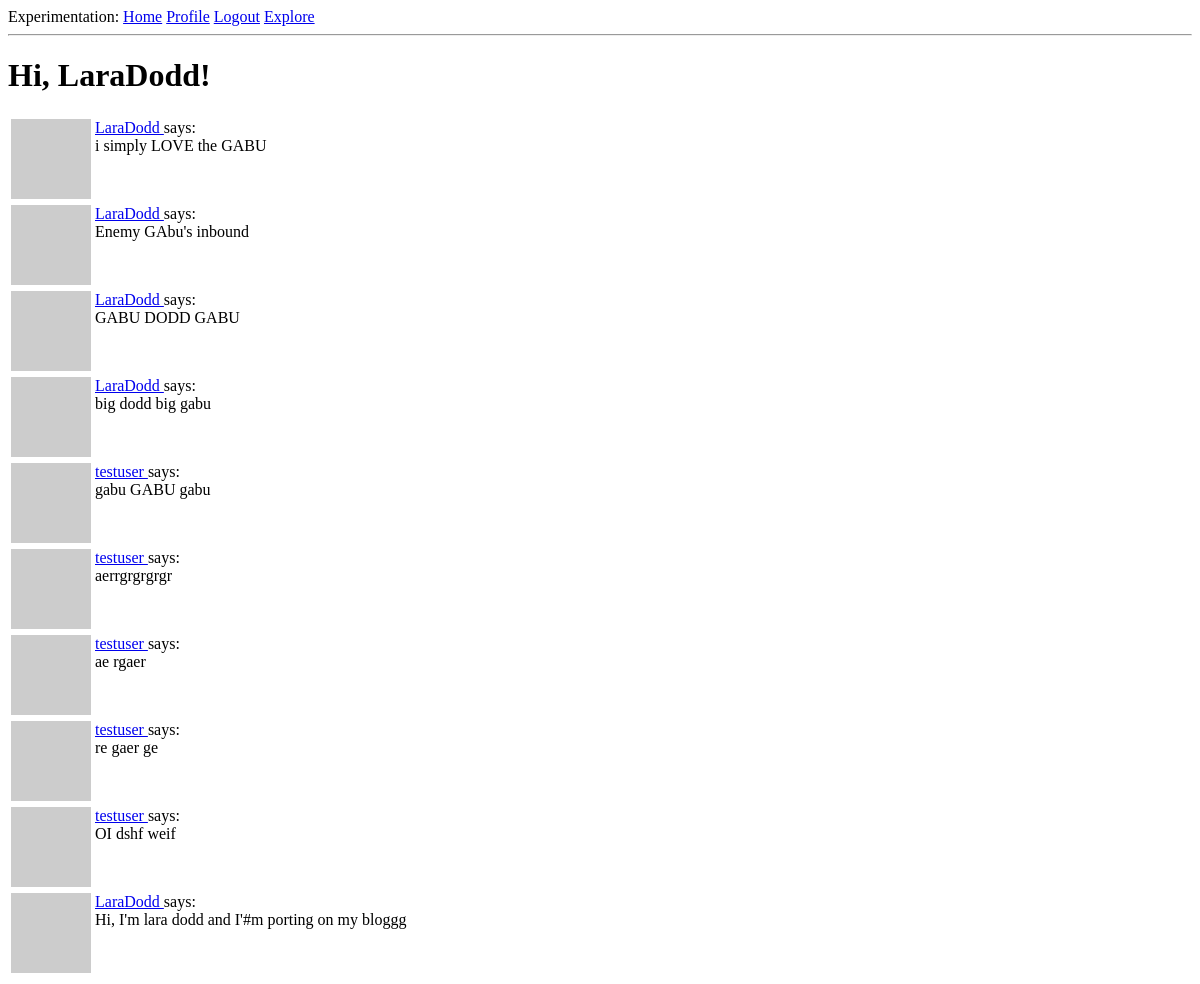
The page /explore (signed in) on the database as committed earlier.
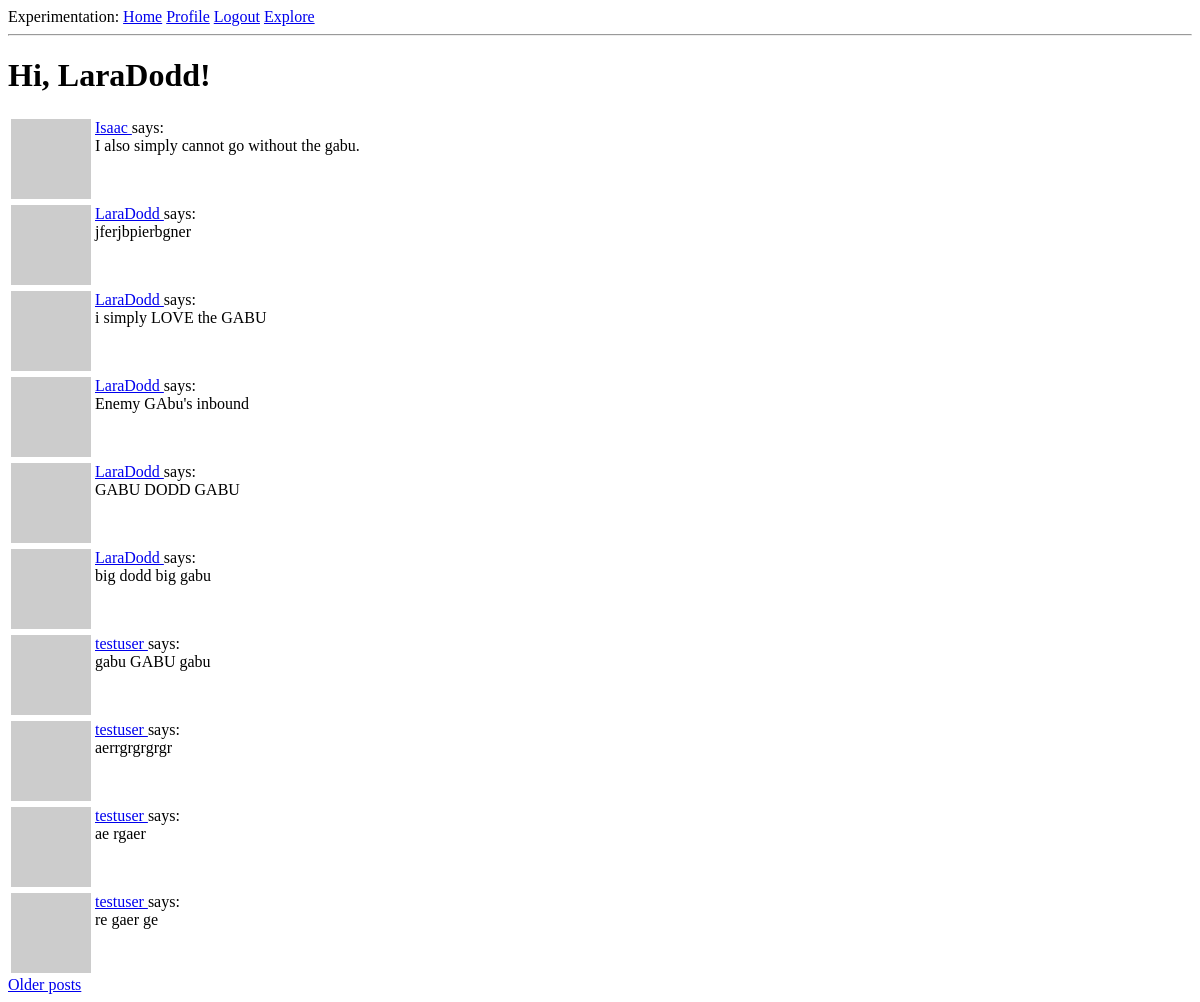
The same page on the database as committed later.
### app/models.py (models this page shows, shortened)
class Post(db.Model):
    id = db.Column(db.Integer, primary_key=True)
    body = db.Column(db.String(140))
    timestamp = db.Column(db.DateTime, index=True, default=datetime.utcnow)
    user_id = db.Column(db.Integer, db.ForeignKey('user.id'))

class User(UserMixin, db.Model):
    id = db.Column(db.Integer, primary_key=True)
    username = db.Column(db.String(64), index=True, unique=True)
    email = db.Column(db.String(120), index=True, unique=True)
    password_hash = db.Column(db.String(128))
    posts = db.relationship('Post', backref='author', lazy='dynamic')
    about_me = db.Column(db.String(140))
    last_seen = db.Column(db.DateTime, default=datetime.utcnow)
    def avatar(self, size):
        digest = md5(self.email.lower().encode('utf-8')).hexdigest()
        return 'https://www.gravatar.com/avatar/{}?d=identicon&s={}'.format(
            digest, size)
    followed = db.relationship(
        'User', secondary=followers,
        primaryjoin=(followers.c.follower_id == id),
        secondaryjoin=(followers.c.followed_id == id),
        backref=db.backref('followers', lazy='dynamic'), lazy='dynamic')

### app/routes.py (the view)
@app.route('/explore')
@login_required
def explore():
    page = request.args.get('page', 1, type=int)
    posts = Post.query.order_by(Post.timestamp.desc()).paginate(
        page, app.config['POSTS_PER_PAGE'], False)
    next_url = url_for('explore', page=posts.next_num) \
        if posts.has_next else None
    prev_url = url_for('explore', page=posts.prev_num) \
        if posts.has_prev else None
    return render_template("index.html", title='Explore', posts=posts.items,
                              next_url=next_url, prev_url=prev_url)

### app/models.py (called while the page is built)
@login.user_loader
def load_user(id):
    return User.query.get(int(id))

### app/routes.py (called while the page is built)
@app.before_request
def before_request():
    if current_user.is_authenticated:
        current_user.last_seen = datetime.utcnow()
        db.session.commit()

### app/templates/index.html (shortened to what this page needs)
{% extends "base.html" %}
{% block content %}
    <h1>Hi, {{ current_user.username }}!</h1>
    {% for post in posts %}
        {% include '_post.html' %}
    {% endfor %}
    {% if next_url %}
    <a href="{{ next_url }}">Older posts</a>
    {% endif %}
{% endblock %}

### app/templates/_post.html
    <table>
        <tr valign="top">
            <td><img src="{{ post.author.avatar(36) }}"></td>
            <td>
                <a href="{{ url_for('user', username=post.author.username) }}">
                    {{ post.author.username }}
                </a>
                says:<br>{{ post.body }}
            </td>
        </tr>
    </table>

Rows that differ between the two databases and show on the page:
no longer on this page (row unchanged): Post: author.username "testuser", body "OI dshf weif"
no longer on this page (row unchanged): Post: author.username "LaraDodd", body "Hi, I'm lara dodd and I'#m porting on my bloggg"
added Post: author.username "Isaac", body "I also simply cannot go without the gabu."
added Post: author.username "LaraDodd", body "jferjbpierbgner"
Other text that changed with them:
text now shown: "Older posts"
